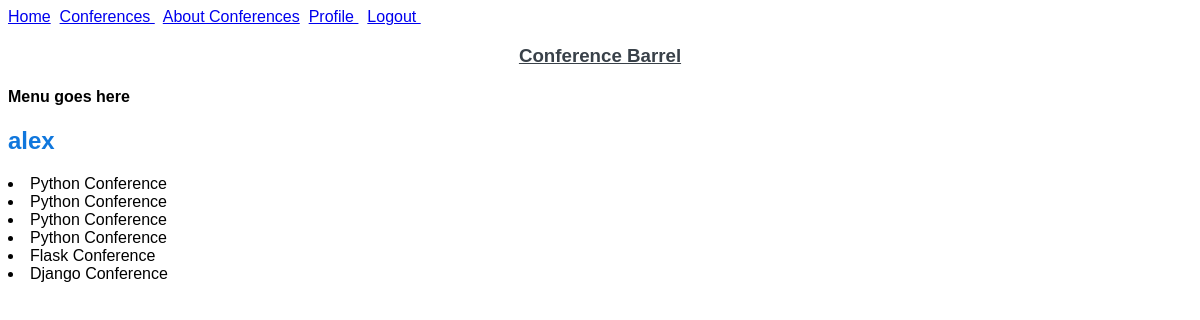
Page /profile (signed in) on the committed database.
### main.py (models this page shows, shortened)
class ConferenceBarrelUser(db.Model, UserMixin):
    id = db.Column(db.Integer, primary_key=True)
    username = db.Column(db.String(128), nullable=False)
    password = db.Column(db.String(128), nullable=False)
    conferences = db.relationship('Conference', secondary='conference_barrel_tickets')

class ConferenceBarrelTickets(db.Model):
    id = db.Column(db.Integer, primary_key=True)
    user_id = db.Column(db.Integer, db.ForeignKey('conference_barrel_user.id'))
    conference_id = db.Column(db.Integer, db.ForeignKey('conference.id'))
    user = db.relationship(ConferenceBarrelUser, backref=db.backref('tickets', lazy='dynamic'))
    conference = db.relationship(Conference, backref=db.backref('tickets', lazy='dynamic'))

class Conference(db.Model):
    id = db.Column(db.Integer, primary_key=True)
    title = db.Column(db.String, nullable=False)
    date = db.Column(db.DateTime, nullable=False, default=datetime.utcnow)
    ticket_cost = db.Column(db.Float, nullable=False)
    attendees = db.relationship('ConferenceBarrelUser', secondary='conference_barrel_tickets')

### main.py (the view)
@app.route('/profile')
@login_required
def profile():
    return render_template('profile.html')

### main.py (called while the page is built)
@login_manager.user_loader
def load_user(id):
    return ConferenceBarrelUser.query.get(id)

### templates/profile.html
{% extends 'basetemplatepage.html' %}
{% block content %}
    <h2>{{ current_user.username }}</h2>
        {% for ticket in current_user.tickets %}
            <li>
            {{ticket.conference.title}}
            </li>
        {% endfor %}
{% endblock %}

### templates/basetemplatepage.html
<html>
        <head>
                <link rel="stylesheet" href="{{ url_for('static', filename='styles/main.css') }}">
        </head>
        <body>
        <a href="{{ url_for('index') }}">Home</a>&nbsp;
        <a href="{{ url_for('conferences') }}"> Conferences </a> &nbsp;
        <a href="{{ url_for('static', filename='about.html') }}">About Conferences</a>&nbsp;
        {% if current_user.is_authenticated %}
                <a href="{{ url_for('conferences') }}"> Profile </a>&nbsp;
                <a href="{{ url_for('logout') }}"> Logout </a>&nbsp;
        {% else %}
                <a href="{{ url_for('login')}}"> Login </a>&nbsp;
        {% endif %}
                <h3>Conference Barrel</h3>
                <h4> Menu goes here </h4>
                {% block content %}
                {% endblock %}
        </body>
</html>

### static/styles/main.css (style rules this page uses)
* { font-family: Arial, Helvetica, sans-serif; }
h2 { text-decoration: none; color: rgb(16, 119, 221); }
h3 { text-align: center; text-decoration: underline; color: rgb(57, 65, 73); }

### rows in the picture
ConferenceBarrelUser: username "alex"
ConferenceBarrelTickets: conference "Python Conference"
ConferenceBarrelTickets: conference "Python Conference"
ConferenceBarrelTickets: conference "Python Conference"
ConferenceBarrelTickets: conference "Python Conference"
ConferenceBarrelTickets: conference "Flask Conference"
ConferenceBarrelTickets: conference "Django Conference"
